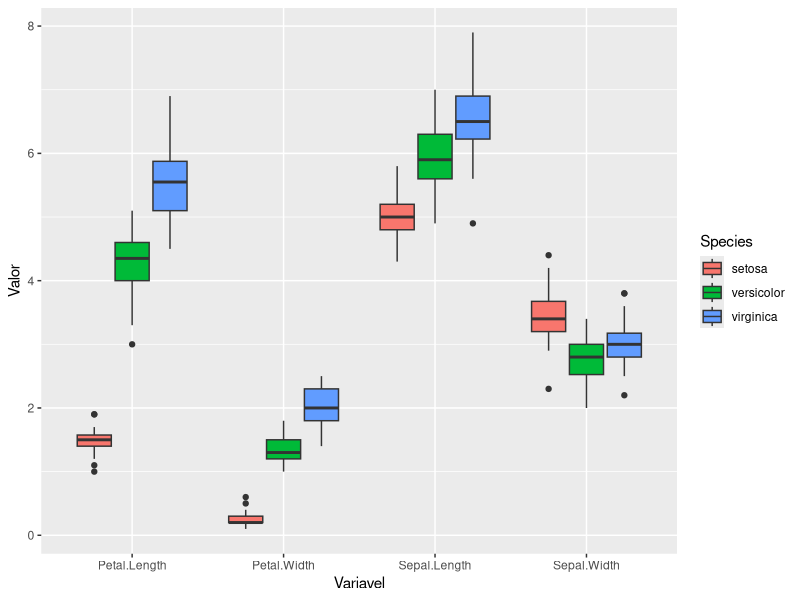
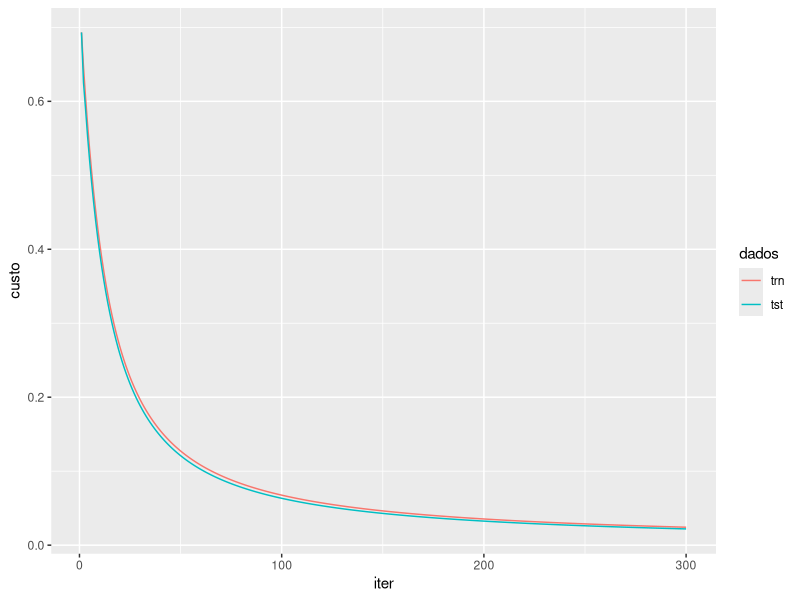
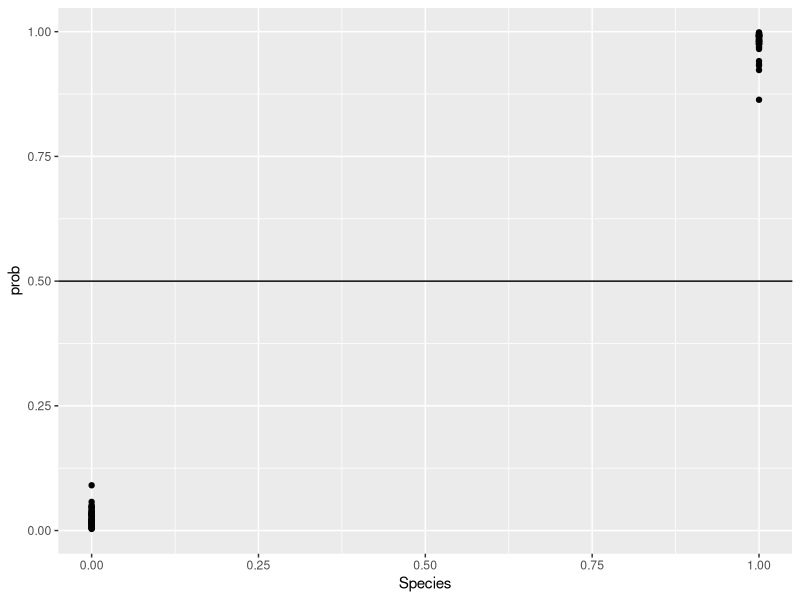

These charts were generated, in order, by the following R code:
# Carregando pacote
library(tidyverse)

# Carregando dados de iris
irisF <- iris %>% as_tibble()

# Rápida exploração dos dados
Hmisc::describe(irisF)

irisF %>% 
  pivot_longer(-Species, 
               names_to = "Variavel", 
               values_to = "Valor") %>% 
  ggplot(aes(x = Variavel, y = Valor, fill = Species)) + 
  geom_boxplot()


# Tranformando os dados
irisF <- irisF %>% filter(Species != "virginica") %>% 
  mutate(Species = ifelse(Species == "versicolor", 1, 0))

x <- irisF[, 1:4]
y <- irisF$Species

# Amostrando teste e treino
trn <- sample(1:100, 80)
x_trn <- x[trn, ]
x_tst <- x[-trn, ]
y_trn <- y[trn]
y_tst <- y[-trn]

# Contruindo funções
perceptron <- function(dados_x, pesos, vies){
  
  # Calcula resultado
  res <- as.matrix(dados_x) %*% pesos + vies
  
  # Passa pela função ativação
  act <- 1/(1 + exp(res))
  return(act)
}

custo <- function(y_real, y_prob){
  
  loss <- -(y_real*log(y_prob) + (1-y_real)*log(1-y_prob))
  
  cost <- mean(loss)
  
  return(cost)
}

treina_rn <- function(x_trn, x_tst, y_trn, y_tst, learn_rate, epochs){
  
  # Inicia variáveis
  w <- rep(0, ncol(x_trn))
  b <- 0
  costs <- tibble(trn = rep(0, epochs),
                  tst = rep(0, epochs))
  
  # Ajusta pesos
  for(i in 1:epochs){
    
    # Calcula resultados
    pred_trn <- perceptron(x_trn, w, b)
    pred_tst <- perceptron(x_tst, w, b)
    
    # Calcula e imprime custo
    costs$trn[i] <- custo(y_trn, pred_trn)
    costs$tst[i] <- custo(y_tst, pred_tst)
    print(sprintf("Custos Treino/Teste: %f / %f", costs$trn[i], costs$tst[i]))
    
    # Ajusta pesos
    dif <- y_trn - pred_trn
    for(i in 1:4) w[i] <- w[i] - learn_rate*mean(x_trn[[i]] * dif[, 1])
    b <- b - learn_rate*mean(dif)
  }
  
  return(list(pesos = w,
              vies = b,
              custos = costs))
}

# Treinando a rede
botanista <- treina_rn(x_trn, x_tst, y_trn, y_tst, 0.1, 300)

# Visualizando perda
botanista$custos %>% 
  mutate(iter = 1:nrow(.)) %>% 
  pivot_longer(-iter, names_to = "dados", values_to = "custo") %>% 
  ggplot(aes(x = iter, y = custo, color = dados)) + 
  geom_line()

# Verificando separação
irisF <- irisF %>% mutate(prob = perceptron(x, botanista$pesos, botanista$vies),
                          pred = ifelse(prob > 0.5, 1, 0))

ggplot(irisF, aes(x = Species, y = prob)) + 
  geom_point() + 
  geom_hline(yintercept = 0.5)

# Testando a rede
table(irisF$Species[trn], irisF$pred[trn])
table(irisF$Species[-trn], irisF$pred[-trn])
